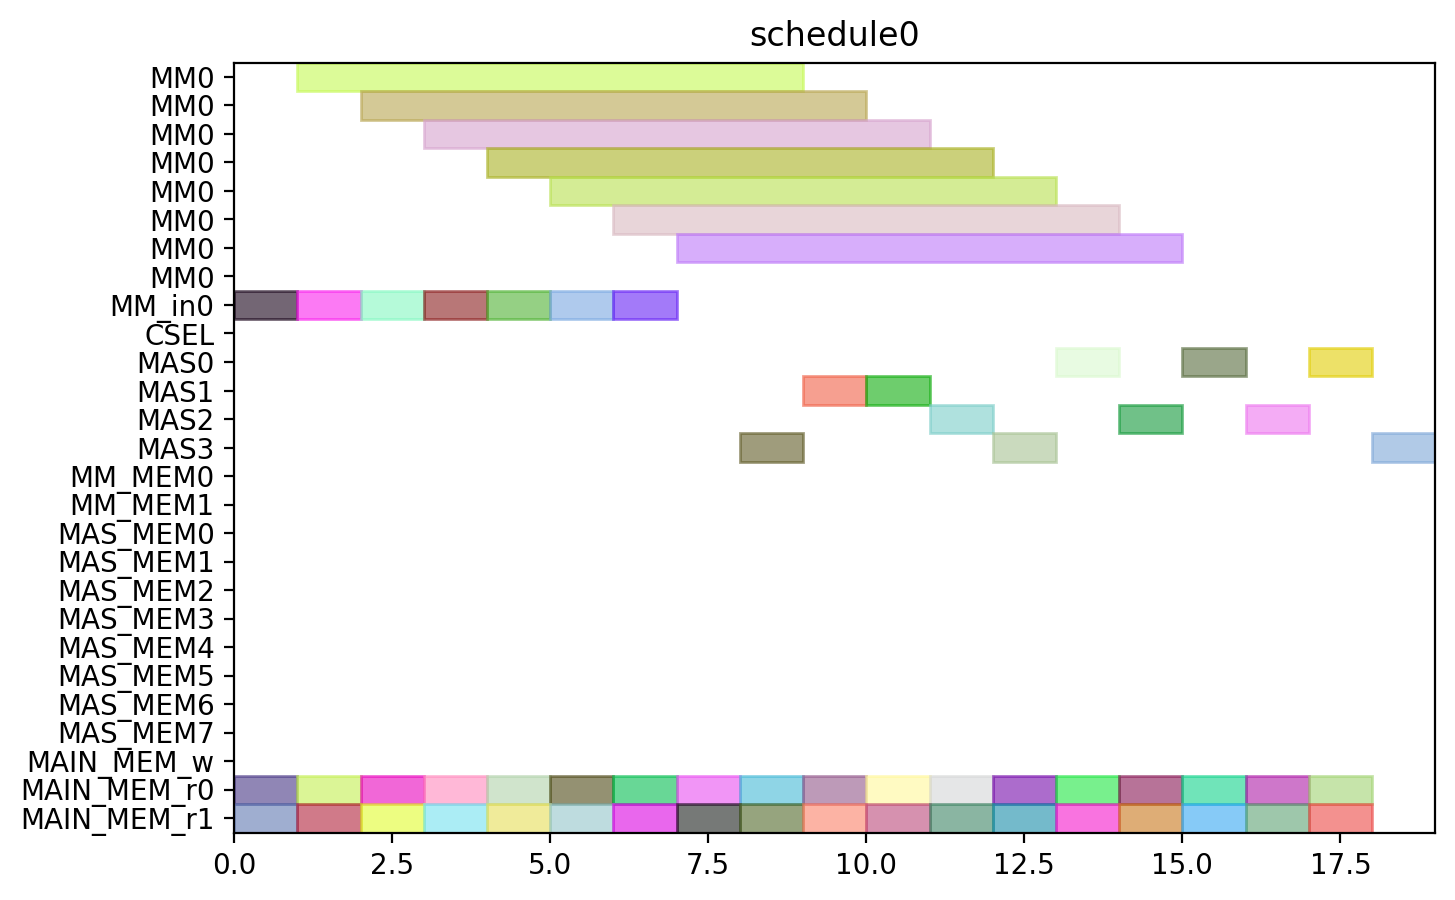

Reproduce this figure in Python.
from pyschedule import Scenario, solvers, plotters, alt


def solve():
	horizon = 120
	S = Scenario("schedule0", horizon=horizon)

	# resource
	MM = S.Resources('MM', num=1, size=8)
	MM_in = S.Resources('MM_in', num=1)
	CSEL = S.Resource('CSEL')
	MAS = S.Resources('MAS', num=4, size=1, periods=range(1, horizon))
	MM_MEM = S.Resources('MM_MEM', num=2)
	MAS_MEM = S.Resources('MAS_MEM', num=8)
	MAIN_MEM_w = S.Resource('MAIN_MEM_w', size=1)
	MAIN_MEM_r = S.Resources('MAIN_MEM_r', num=2)

	# result of previous scheduling

	# new tasks
	t0_t0 = S.Task('t0_t0', length=1, delay_cost=1)
	t0_t0 += alt(MAS)
	t0_t0_mem0 = S.Task('t0_t0_mem0', length=1, delay_cost=1)
	t0_t0_mem0 += MAIN_MEM_r[0]
	S += t0_t0_mem0 <= t0_t0

	t0_t0_mem1 = S.Task('t0_t0_mem1', length=1, delay_cost=1)
	t0_t0_mem1 += MAIN_MEM_r[1]
	S += t0_t0_mem1 <= t0_t0

	t0_t1 = S.Task('t0_t1', length=1, delay_cost=1)
	t0_t1 += alt(MAS)
	t0_t1_mem0 = S.Task('t0_t1_mem0', length=1, delay_cost=1)
	t0_t1_mem0 += MAIN_MEM_r[0]
	S += t0_t1_mem0 <= t0_t1

	t0_t1_mem1 = S.Task('t0_t1_mem1', length=1, delay_cost=1)
	t0_t1_mem1 += MAIN_MEM_r[1]
	S += t0_t1_mem1 <= t0_t1

	t0_t3 = S.Task('t0_t3', length=8, delay_cost=1)
	t0_t3 += alt(MM)
	t0_t3_in = S.Task('t0_t3_in', length=1, delay_cost=1)
	t0_t3_in += alt(MM_in)
	S += t0_t3_in*MM_in[0]<=t0_t3*MM[0]
	t0_t3_mem0 = S.Task('t0_t3_mem0', length=1, delay_cost=1)
	t0_t3_mem0 += MAIN_MEM_r[0]
	S += t0_t3_mem0 <= t0_t3

	t0_t3_mem1 = S.Task('t0_t3_mem1', length=1, delay_cost=1)
	t0_t3_mem1 += MAIN_MEM_r[1]
	S += t0_t3_mem1 <= t0_t3

	t1_t0 = S.Task('t1_t0', length=1, delay_cost=1)
	t1_t0 += alt(MAS)
	t1_t0_mem0 = S.Task('t1_t0_mem0', length=1, delay_cost=1)
	t1_t0_mem0 += MAIN_MEM_r[0]
	S += t1_t0_mem0 <= t1_t0

	t1_t0_mem1 = S.Task('t1_t0_mem1', length=1, delay_cost=1)
	t1_t0_mem1 += MAIN_MEM_r[1]
	S += t1_t0_mem1 <= t1_t0

	t1_t1 = S.Task('t1_t1', length=1, delay_cost=1)
	t1_t1 += alt(MAS)
	t1_t1_mem0 = S.Task('t1_t1_mem0', length=1, delay_cost=1)
	t1_t1_mem0 += MAIN_MEM_r[0]
	S += t1_t1_mem0 <= t1_t1

	t1_t1_mem1 = S.Task('t1_t1_mem1', length=1, delay_cost=1)
	t1_t1_mem1 += MAIN_MEM_r[1]
	S += t1_t1_mem1 <= t1_t1

	t1_t3 = S.Task('t1_t3', length=8, delay_cost=1)
	t1_t3 += alt(MM)
	t1_t3_in = S.Task('t1_t3_in', length=1, delay_cost=1)
	t1_t3_in += alt(MM_in)
	S += t1_t3_in*MM_in[0]<=t1_t3*MM[0]
	t1_t3_mem0 = S.Task('t1_t3_mem0', length=1, delay_cost=1)
	t1_t3_mem0 += MAIN_MEM_r[0]
	S += t1_t3_mem0 <= t1_t3

	t1_t3_mem1 = S.Task('t1_t3_mem1', length=1, delay_cost=1)
	t1_t3_mem1 += MAIN_MEM_r[1]
	S += t1_t3_mem1 <= t1_t3

	t2_t2 = S.Task('t2_t2', length=1, delay_cost=1)
	t2_t2 += alt(MAS)
	t2_t2_mem0 = S.Task('t2_t2_mem0', length=1, delay_cost=1)
	t2_t2_mem0 += MAIN_MEM_r[0]
	S += t2_t2_mem0 <= t2_t2

	t2_t2_mem1 = S.Task('t2_t2_mem1', length=1, delay_cost=1)
	t2_t2_mem1 += MAIN_MEM_r[1]
	S += t2_t2_mem1 <= t2_t2

	t5_t0 = S.Task('t5_t0', length=8, delay_cost=1)
	t5_t0 += alt(MM)
	t5_t0_in = S.Task('t5_t0_in', length=1, delay_cost=1)
	t5_t0_in += alt(MM_in)
	S += t5_t0_in*MM_in[0]<=t5_t0*MM[0]
	t5_t0_mem0 = S.Task('t5_t0_mem0', length=1, delay_cost=1)
	t5_t0_mem0 += MAIN_MEM_r[0]
	S += t5_t0_mem0 <= t5_t0

	t5_t0_mem1 = S.Task('t5_t0_mem1', length=1, delay_cost=1)
	t5_t0_mem1 += MAIN_MEM_r[1]
	S += t5_t0_mem1 <= t5_t0

	t5_t1 = S.Task('t5_t1', length=8, delay_cost=1)
	t5_t1 += alt(MM)
	t5_t1_in = S.Task('t5_t1_in', length=1, delay_cost=1)
	t5_t1_in += alt(MM_in)
	S += t5_t1_in*MM_in[0]<=t5_t1*MM[0]
	t5_t1_mem0 = S.Task('t5_t1_mem0', length=1, delay_cost=1)
	t5_t1_mem0 += MAIN_MEM_r[0]
	S += t5_t1_mem0 <= t5_t1

	t5_t1_mem1 = S.Task('t5_t1_mem1', length=1, delay_cost=1)
	t5_t1_mem1 += MAIN_MEM_r[1]
	S += t5_t1_mem1 <= t5_t1

	t5_t2 = S.Task('t5_t2', length=1, delay_cost=1)
	t5_t2 += alt(MAS)
	t5_t2_mem0 = S.Task('t5_t2_mem0', length=1, delay_cost=1)
	t5_t2_mem0 += MAIN_MEM_r[0]
	S += t5_t2_mem0 <= t5_t2

	t5_t2_mem1 = S.Task('t5_t2_mem1', length=1, delay_cost=1)
	t5_t2_mem1 += MAIN_MEM_r[1]
	S += t5_t2_mem1 <= t5_t2

	t5_t3 = S.Task('t5_t3', length=1, delay_cost=1)
	t5_t3 += alt(MAS)
	t5_t3_mem0 = S.Task('t5_t3_mem0', length=1, delay_cost=1)
	t5_t3_mem0 += MAIN_MEM_r[0]
	S += t5_t3_mem0 <= t5_t3

	t5_t3_mem1 = S.Task('t5_t3_mem1', length=1, delay_cost=1)
	t5_t3_mem1 += MAIN_MEM_r[1]
	S += t5_t3_mem1 <= t5_t3

	t7_t0 = S.Task('t7_t0', length=1, delay_cost=1)
	t7_t0 += alt(MAS)
	t7_t0_mem0 = S.Task('t7_t0_mem0', length=1, delay_cost=1)
	t7_t0_mem0 += MAIN_MEM_r[0]
	S += t7_t0_mem0 <= t7_t0

	t7_t0_mem1 = S.Task('t7_t0_mem1', length=1, delay_cost=1)
	t7_t0_mem1 += MAIN_MEM_r[1]
	S += t7_t0_mem1 <= t7_t0

	t7_t1 = S.Task('t7_t1', length=1, delay_cost=1)
	t7_t1 += alt(MAS)
	t7_t1_mem0 = S.Task('t7_t1_mem0', length=1, delay_cost=1)
	t7_t1_mem0 += MAIN_MEM_r[0]
	S += t7_t1_mem0 <= t7_t1

	t7_t1_mem1 = S.Task('t7_t1_mem1', length=1, delay_cost=1)
	t7_t1_mem1 += MAIN_MEM_r[1]
	S += t7_t1_mem1 <= t7_t1

	t7_t3 = S.Task('t7_t3', length=8, delay_cost=1)
	t7_t3 += alt(MM)
	t7_t3_in = S.Task('t7_t3_in', length=1, delay_cost=1)
	t7_t3_in += alt(MM_in)
	S += t7_t3_in*MM_in[0]<=t7_t3*MM[0]
	t7_t3_mem0 = S.Task('t7_t3_mem0', length=1, delay_cost=1)
	t7_t3_mem0 += MAIN_MEM_r[0]
	S += t7_t3_mem0 <= t7_t3

	t7_t3_mem1 = S.Task('t7_t3_mem1', length=1, delay_cost=1)
	t7_t3_mem1 += MAIN_MEM_r[1]
	S += t7_t3_mem1 <= t7_t3

	t10_t0 = S.Task('t10_t0', length=8, delay_cost=1)
	t10_t0 += alt(MM)
	t10_t0_in = S.Task('t10_t0_in', length=1, delay_cost=1)
	t10_t0_in += alt(MM_in)
	S += t10_t0_in*MM_in[0]<=t10_t0*MM[0]
	t10_t0_mem0 = S.Task('t10_t0_mem0', length=1, delay_cost=1)
	t10_t0_mem0 += MAIN_MEM_r[0]
	S += t10_t0_mem0 <= t10_t0

	t10_t0_mem1 = S.Task('t10_t0_mem1', length=1, delay_cost=1)
	t10_t0_mem1 += MAIN_MEM_r[1]
	S += t10_t0_mem1 <= t10_t0

	t10_t1 = S.Task('t10_t1', length=8, delay_cost=1)
	t10_t1 += alt(MM)
	t10_t1_in = S.Task('t10_t1_in', length=1, delay_cost=1)
	t10_t1_in += alt(MM_in)
	S += t10_t1_in*MM_in[0]<=t10_t1*MM[0]
	t10_t1_mem0 = S.Task('t10_t1_mem0', length=1, delay_cost=1)
	t10_t1_mem0 += MAIN_MEM_r[0]
	S += t10_t1_mem0 <= t10_t1

	t10_t1_mem1 = S.Task('t10_t1_mem1', length=1, delay_cost=1)
	t10_t1_mem1 += MAIN_MEM_r[1]
	S += t10_t1_mem1 <= t10_t1

	t10_t2 = S.Task('t10_t2', length=1, delay_cost=1)
	t10_t2 += alt(MAS)
	t10_t2_mem0 = S.Task('t10_t2_mem0', length=1, delay_cost=1)
	t10_t2_mem0 += MAIN_MEM_r[0]
	S += t10_t2_mem0 <= t10_t2

	t10_t2_mem1 = S.Task('t10_t2_mem1', length=1, delay_cost=1)
	t10_t2_mem1 += MAIN_MEM_r[1]
	S += t10_t2_mem1 <= t10_t2

	t10_t3 = S.Task('t10_t3', length=1, delay_cost=1)
	t10_t3 += alt(MAS)
	t10_t3_mem0 = S.Task('t10_t3_mem0', length=1, delay_cost=1)
	t10_t3_mem0 += MAIN_MEM_r[0]
	S += t10_t3_mem0 <= t10_t3

	t10_t3_mem1 = S.Task('t10_t3_mem1', length=1, delay_cost=1)
	t10_t3_mem1 += MAIN_MEM_r[1]
	S += t10_t3_mem1 <= t10_t3

	solvers.mip.solve(S,msg=1,kind='CPLEX',ratio_gap=1.01)

	solution = [['hoge']*len(S.solution()[1]) for i in range(len(S.solution()))]
	for i in range(len(S.solution())):
		for j in range(len(S.solution()[i])):
			solution[i][j]=str(S.solution()[i][j])
	print(solution)

	cycles = int(solution[-1][3])

	pic_file_name = "/home/mfukuda/ABE/multiRAM_multiMAS_16mux/scheduling_result/stage8MM1_stage1MAS4/EP2_DBL_w_EVAL/schedule0.png"
	if(S.solution() != []):
		plotters.matplotlib.plot(S,img_filename=pic_file_name, show_task_labels=False, fig_size=(cycles*0.25+3, 5))

	return solution
